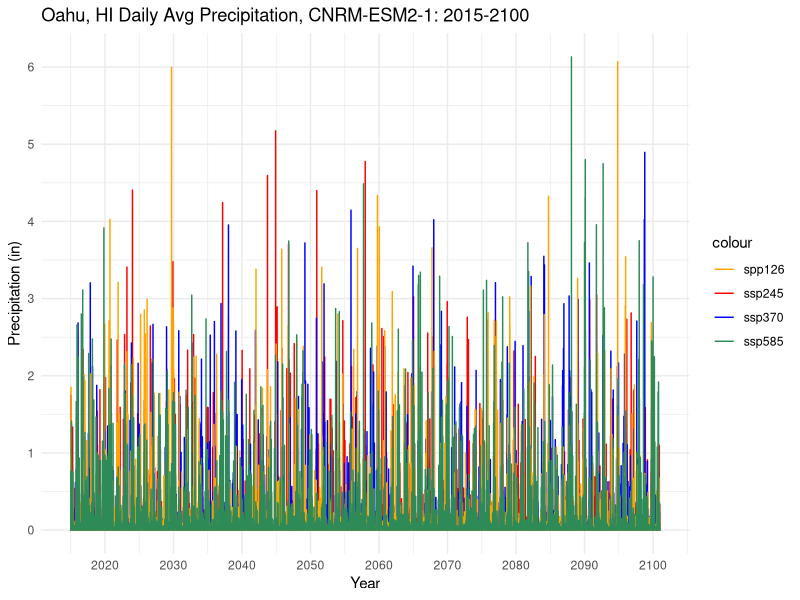
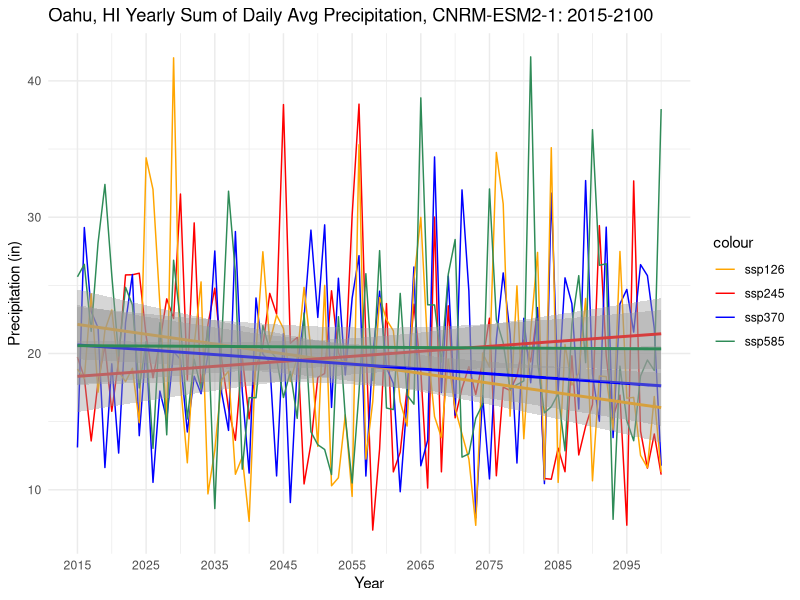
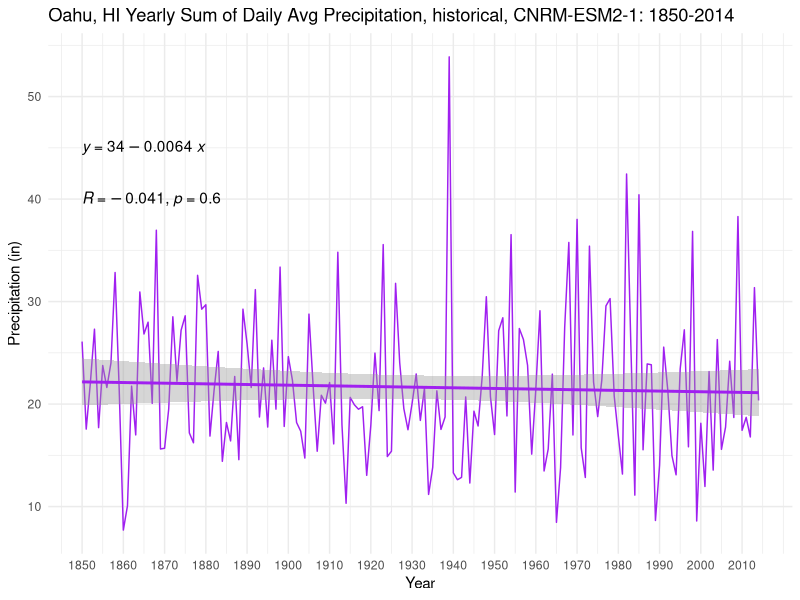
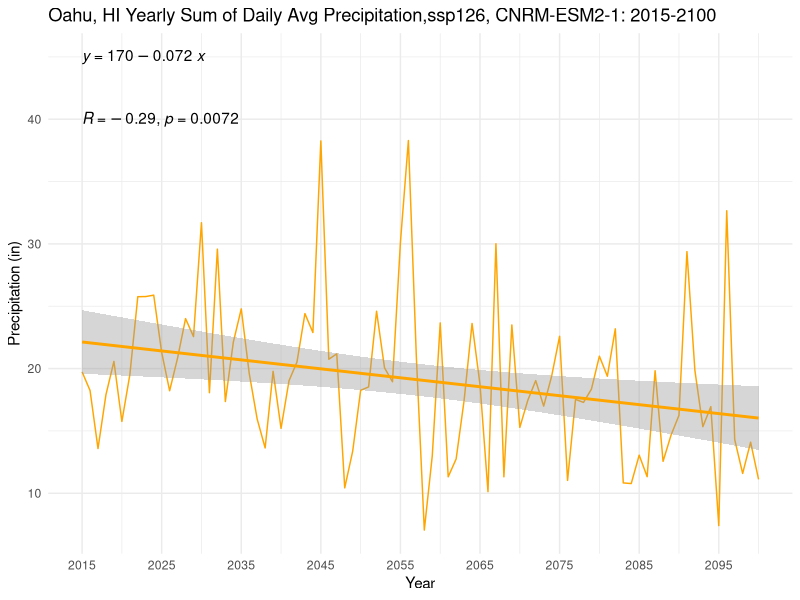
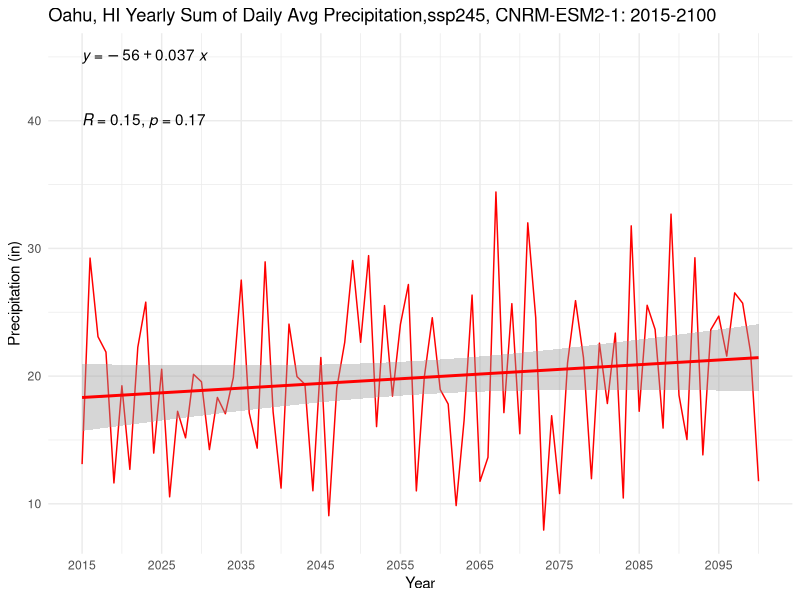
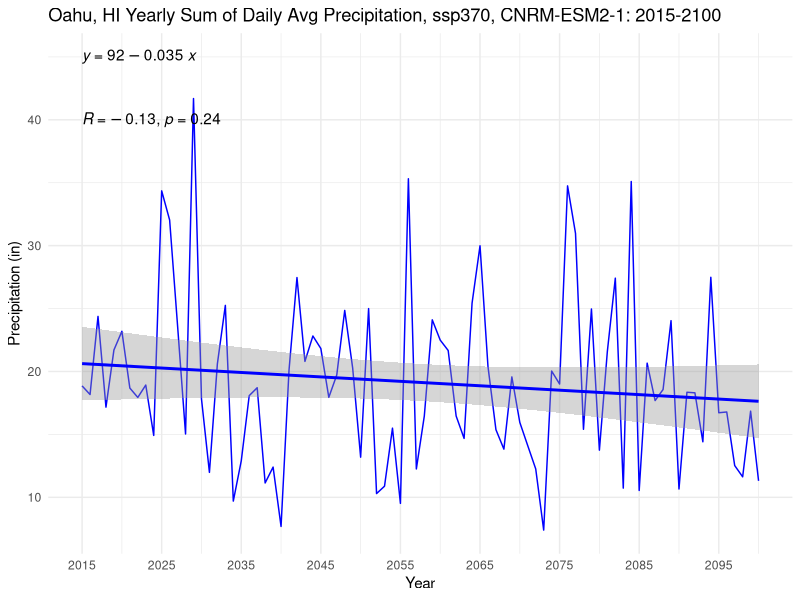
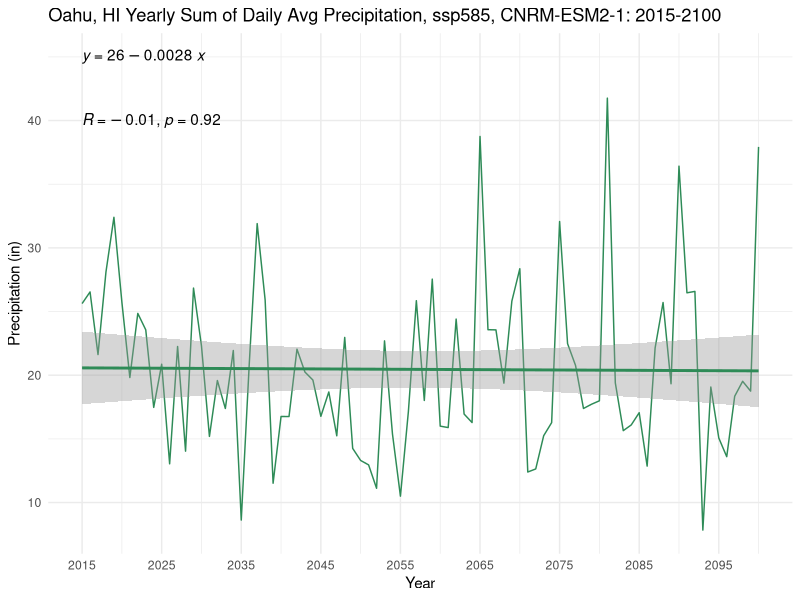
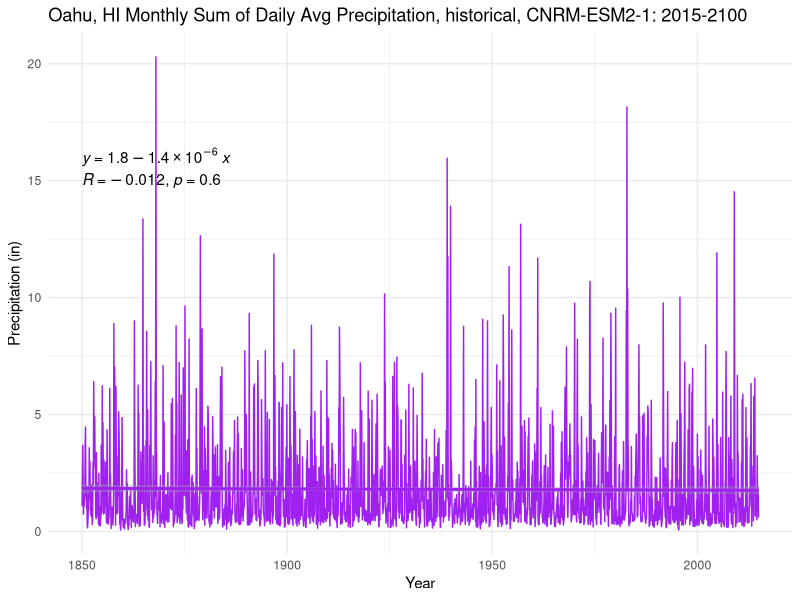

Generate these figures, in order, with R: (Note: this script raises an error after producing the figures.)
## ---- chunk 1
knitr::opts_chunk$set(echo = TRUE)
library(tidyverse)
library(here)
library(lubridate)
library(ggpubr)
library(zoo)
## ---- chunk 2
## Note: these data are from climate model CNRM-ESM2-1 (France)
## daily avgs
historical_avg = read.csv(here("climate_change_data", "CNRM_daily_avg","oahu_historical_1850_2014_avg.csv")) %>%  
  rename(date = dayofyear, pcp = pr) 
ssp126_avg = read.csv(here("climate_change_data", "CNRM_daily_avg","oahu_ssp126_2015_2100_avg.csv")) %>% 
  rename(date = dayofyear, pcp = pr) 
ssp245_avg = read.csv(here("climate_change_data","CNRM_daily_avg","oahu_ssp245_2015_2100_avg.csv")) %>% 
  rename(date = dayofyear, pcp = pr) 
ssp370_avg = read.csv(here("climate_change_data","CNRM_daily_avg","oahu_ssp370_2015_2100_avg.csv")) %>% 
  rename(date = dayofyear, pcp = pr)
ssp585_avg = read.csv(here("climate_change_data","CNRM_daily_avg","oahu_ssp585_2015_2100_avg.csv")) %>% 
  rename(date = dayofyear, pcp = pr)

## daily totals
historical_tot = read.csv(here("climate_change_data","CNRM_daily_tot","oahu_historical_1850_2014_total.csv")) %>%  
  rename(date = dayofyear, pcp = pr) 
ssp126_tot = read.csv(here("climate_change_data","CNRM_daily_tot","oahu_ssp126_2015_2100_total.csv")) %>% 
  rename(date = dayofyear, pcp = pr) 
ssp245_tot = read.csv(here("climate_change_data","CNRM_daily_tot","oahu_ssp245_2015_2100_total.csv")) %>% 
  rename(date = dayofyear, pcp = pr) 
ssp370_tot = read.csv(here("climate_change_data","CNRM_daily_tot","oahu_ssp370_2015_2100_total.csv")) %>% 
  rename(date = dayofyear, pcp = pr)
ssp585_tot = read.csv(here("climate_change_data","CNRM_daily_tot","oahu_ssp585_2015_2100_total.csv")) %>% 
  rename(date = dayofyear, pcp = pr)

## convert date column to year, month, day components using luberdate package
historical_avg$date <- ymd(historical_avg$date)
ssp126_avg$date <- ymd(ssp126_avg$date)
ssp245_avg$date <- ymd(ssp245_avg$date)
ssp370_avg$date <- ymd(ssp370_avg$date)
ssp585_avg$date <- ymd(ssp585_avg$date)

historical_tot$date <- ymd(historical_tot$date)
ssp126_tot$date <- ymd(ssp126_tot$date)
ssp245_tot$date <- ymd(ssp245_tot$date)
ssp370_tot$date <- ymd(ssp370_tot$date)
ssp585_tot$date <- ymd(ssp585_tot$date)
## ---- chunk 3
daily_avg_proj <- 
  ggplot() +
  geom_line(data = ssp126_avg, aes(x=date, y=pcp, color="orange"), size = 0.5) + 
  geom_line(data = ssp245_avg, aes(x=date, y=pcp, color="red"), size = 0.5) +
  geom_line(data = ssp370_avg, aes(x=date, y=pcp, color = "blue"), size = 0.5) +
  geom_line(data = ssp585_avg, aes(x=date, y=pcp, color = "seagreen"), size = 0.5) + 
  theme_minimal() + 
  scale_y_continuous(breaks=seq(0,7,1)) +
  scale_x_date(date_breaks = "10 years", date_labels = "%Y") +
  ggtitle("Oahu, HI Daily Avg Precipitation, CNRM-ESM2-1: 2015-2100") +
   labs(x = "Year",
       y = "Precipitation (in)") +
  scale_color_manual(values = c("orange", "red", "blue", "seagreen"), labels = c("spp126", "ssp245", "ssp370", "ssp585"))

daily_avg_proj

## ---- chunk 4
# add seperate columns for year, month and day for avg daily data 
historical_avg <- historical_avg %>% 
  mutate(year = year(date)) %>% 
  mutate(month = month(date)) %>% 
  mutate(day = day(date))

ssp126_avg <- ssp126_avg %>% 
  mutate(year = year(date)) %>% 
  mutate(month = month(date)) %>% 
  mutate(day = day(date))

ssp245_avg <- ssp245_avg %>% 
  mutate(year = year(date)) %>% 
  mutate(month = month(date)) %>% 
  mutate(day = day(date))

ssp370_avg <- ssp370_avg %>% 
  mutate(year = year(date)) %>% 
  mutate(month = month(date)) %>% 
  mutate(day = day(date))

ssp585_avg <- ssp585_avg  %>% 
  mutate(year = year(date)) %>% 
  mutate(month = month(date)) %>% 
  mutate(day = day(date))


# group by yearly sum of pcp 
historical_yearly_avg <- historical_avg %>% 
  group_by(year) %>% 
  mutate(sum = sum(pcp)) %>% 
  select(year, sum) %>% 
  distinct()

historical_yearly_avg$year <- as.numeric(historical_yearly_avg$year) 


# group by yearly sum of pcp 
ssp126_yearly_avg <- ssp126_avg %>% 
  group_by(year) %>% 
  mutate(sum = sum(pcp)) %>% 
  select(year, sum) %>% 
  distinct()

ssp126_yearly_avg$year <- as.numeric(ssp126_yearly_avg$year) 

# group by yearly sum of pcp 
ssp245_yearly_avg <- ssp245_avg %>% 
  group_by(year) %>% 
  mutate(sum = sum(pcp)) %>% 
  select(year, sum) %>% 
  distinct()

ssp245_yearly_avg$year <- as.numeric(ssp245_yearly_avg$year) 

# group by yearly sum of pcp 
ssp370_yearly_avg <- ssp370_avg %>% 
  group_by(year) %>% 
  mutate(sum = sum(pcp)) %>% 
  select(year, sum) %>% 
  distinct()

ssp370_yearly_avg$year <- as.numeric(ssp370_yearly_avg$year) 

# group by yearly sum of pcp 
ssp585_yearly_avg <- ssp585_avg %>% 
  group_by(year) %>% 
  mutate(sum = sum(pcp)) %>% 
  select(year, sum) %>% 
  distinct()

ssp585_yearly_avg$year <- as.numeric(ssp585_yearly_avg$year) 


# group by month (and associated year) sum of pcp
historical_monthly_avg <- historical_avg %>% 
  group_by(month,year) %>% 
  mutate(sum = sum(pcp)) %>% 
  select(month, year, sum) %>% 
  distinct()

historical_monthly_avg$date <- format(as.Date(paste(historical_monthly_avg$year, historical_monthly_avg$month, 01), "%Y %m %d"), "%m-%Y")

historical_monthly_avg$date <- my(historical_monthly_avg$date)


# group by month (and associated year) sum of pcp
ssp126_monthly_avg <- ssp126_avg %>% 
  group_by(month,year) %>% 
  mutate(sum = sum(pcp)) %>% 
  select(month, year, sum) %>% 
  distinct()

ssp126_monthly_avg$date <- format(as.Date(paste(ssp126_monthly_avg$year, ssp126_monthly_avg$month, 01), "%Y %m %d"), "%m-%Y")

ssp126_monthly_avg$date <- my(ssp126_monthly_avg$date)


# group by month (and associated year) sum of pcp
ssp245_monthly_avg <- ssp245_avg %>% 
  group_by(month,year) %>% 
  mutate(sum = sum(pcp)) %>% 
  select(month, year, sum) %>% 
  distinct()

ssp245_monthly_avg$date <- format(as.Date(paste(ssp245_monthly_avg$year, ssp245_monthly_avg$month, 01), "%Y %m %d"), "%m-%Y")

ssp245_monthly_avg$date <- my(ssp245_monthly_avg$date)

# group by yearly sum of daily avg pcp 
ssp370_monthly_avg <- ssp370_avg %>% 
  group_by(month,year) %>% 
  mutate(sum = sum(pcp)) %>% 
  select(month, year, sum) %>% 
  distinct() 
  
ssp370_monthly_avg$date <- format(as.Date(paste(ssp370_monthly_avg$year, ssp370_monthly_avg$month, 01), "%Y %m %d"), "%m-%Y")

ssp370_monthly_avg$date <- my(ssp370_monthly_avg$date)

# group by yearly sum of daily avg pcp 
ssp585_monthly_avg <- ssp585_avg %>% 
  group_by(month,year) %>% 
  mutate(sum = sum(pcp)) %>% 
  select(month, year, sum) %>% 
  distinct() 
  
ssp585_monthly_avg$date <- format(as.Date(paste(ssp585_monthly_avg$year, ssp585_monthly_avg$month, 01), "%Y %m %d"), "%m-%Y")

ssp585_monthly_avg$date <- my(ssp585_monthly_avg$date)

## ---- chunk 5
## all three ssps 
yearly_avg_proj <- 
  ggplot() +
  geom_line(data = ssp126_yearly_avg, aes(x=year, y=sum, color="orange"), size = 0.5) + 
  geom_line(data = ssp245_yearly_avg, aes(x=year, y=sum, color="red"), size = 0.5) +
  geom_line(data = ssp370_yearly_avg, aes(x=year, y=sum, color = "blue"), size = 0.5) +
  geom_line(data = ssp585_yearly_avg, aes(x=year, y=sum, color = "seagreen"), size = 0.5) +
  theme_minimal() + 
  scale_y_continuous(breaks=seq(0,50,10)) +
  scale_x_continuous(breaks=seq(2015,2100,10)) + 
  # scale_x_date(date_breaks = "5 years", date_labels = "%Y") +
  ggtitle("Oahu, HI Yearly Sum of Daily Avg Precipitation, CNRM-ESM2-1: 2015-2100") + 
  scale_color_manual(values = c("orange", "red", "blue", "seagreen"), labels = c("ssp126", "ssp245", "ssp370", "ssp585")) +
  labs(x = "Year",
       y = "Precipitation (in)") +
  geom_smooth(data = ssp126_yearly_avg, aes(x=year, y=sum), method='lm', formula = y~x, color = "orange") + 
  geom_smooth(data = ssp245_yearly_avg, aes(x=year, y=sum), method='lm', formula = y~x, color = "red") + 
  geom_smooth(data = ssp370_yearly_avg, aes(x=year, y=sum), method='lm', formula = y~x, color = "blue") + 
  geom_smooth(data = ssp585_yearly_avg, aes(x=year, y=sum), method='lm', formula = y~x, color = "seagreen") + 
  stat_regline_equation(label.y = 45) +
  stat_cor(label.y = 40)

yearly_avg_proj

## historical 
historical_yearly_avg_plot <- 
  ggplot(data = historical_yearly_avg, aes(x=year, y=sum)) +
  geom_line(size = 0.5,color="purple") +
  theme_minimal() + 
  scale_y_continuous(breaks=seq(0,50,10)) +
  scale_x_continuous(breaks=seq(1850,2015,10)) + 
  ggtitle("Oahu, HI Yearly Sum of Daily Avg Precipitation, historical, CNRM-ESM2-1: 1850-2014") + 
  geom_smooth(method='lm', formula = y~x, color = "purple") +
  stat_regline_equation(label.y = 45) +
  stat_cor(label.y = 40) +
   labs(x = "Year",
       y = "Precipitation (in)")

historical_yearly_avg_plot


## ssp126
ssp126_yearly_avg_plot <- 
  ggplot(data = ssp126_yearly_avg, aes(x=year, y=sum)) +
  geom_line(size = 0.5,color="orange") +
  theme_minimal() + 
  scale_y_continuous(breaks=seq(0,50,10)) +
  scale_x_continuous(breaks=seq(2015,2100,10)) + 
  ggtitle("Oahu, HI Yearly Sum of Daily Avg Precipitation,ssp126, CNRM-ESM2-1: 2015-2100") + 
  geom_smooth(method='lm', formula = y~x, color = "orange") +
  stat_regline_equation(label.y = 45) +
  stat_cor(label.y = 40) +
   labs(x = "Year",
       y = "Precipitation (in)")

ssp126_yearly_avg_plot


## ssp245
ssp245_yearly_avg_plot <- 
  ggplot(data = ssp245_yearly_avg, aes(x=year, y=sum)) +
  geom_line(size = 0.5,color="red") +
  theme_minimal() + 
  scale_y_continuous(breaks=seq(0,50,10)) +
  scale_x_continuous(breaks=seq(2015,2100,10)) + 
  ggtitle("Oahu, HI Yearly Sum of Daily Avg Precipitation,ssp245, CNRM-ESM2-1: 2015-2100") + 
  geom_smooth(method='lm', formula = y~x, color = "red") +
  stat_regline_equation(label.y = 45) +
  stat_cor(label.y = 40) +
   labs(x = "Year",
       y = "Precipitation (in)")

ssp245_yearly_avg_plot
  
## ssp370
ssp370_yearly_avg_plot <- 
  ggplot(data = ssp370_yearly_avg, aes(x=year, y=sum)) +
  geom_line(size = 0.5,color="blue") +
  theme_minimal() + 
  scale_y_continuous(breaks=seq(0,50,10)) +
  scale_x_continuous(breaks=seq(2015,2100,10)) + 
  ggtitle("Oahu, HI Yearly Sum of Daily Avg Precipitation, ssp370, CNRM-ESM2-1: 2015-2100") + 
  geom_smooth(method='lm', formula = y~x, color = "blue") +
  stat_regline_equation(label.y = 45) +
  stat_cor(label.y = 40) +
   labs(x = "Year",
       y = "Precipitation (in)")

ssp370_yearly_avg_plot

## ssp585
ssp585_yearly_avg_plot <- 
  ggplot(data = ssp585_yearly_avg, aes(x=year, y=sum)) +
  geom_line(size = 0.5,color="seagreen") +
  theme_minimal() + 
  scale_y_continuous(breaks=seq(0,50,10)) +
  scale_x_continuous(breaks=seq(2015,2100,10)) + 
  ggtitle("Oahu, HI Yearly Sum of Daily Avg Precipitation, ssp585, CNRM-ESM2-1: 2015-2100") + 
  geom_smooth(method='lm', formula = y~x, color = "seagreen") +
  stat_regline_equation(label.y = 45) +
  stat_cor(label.y = 40) +
   labs(x = "Year",
       y = "Precipitation (in)")

ssp585_yearly_avg_plot
## ---- chunk 6
## historical monthly 
historical_monthly_avg_plot <- 
  ggplot(data = historical_monthly_avg, aes(x=date, y=sum)) +
  geom_line(size = 0.5,color="purple") +
  theme_minimal() + 
  scale_y_continuous(breaks=seq(0,20,5)) +
  #scale_x_continuous(breaks=seq(2015,2100,10)) + 
  ggtitle("Oahu, HI Monthly Sum of Daily Avg Precipitation, historical, CNRM-ESM2-1: 2015-2100") + 
  geom_smooth(method='lm', formula = y~x, color = "purple") +
  stat_regline_equation(label.y = 16) +
  stat_cor(label.y = 15) +
   labs(x = "Year",
       y = "Precipitation (in)")

historical_monthly_avg_plot


## ssp126 monthly 
ssp126_monthly_avg_plot <- 
  ggplot(data = ssp126_monthly_avg, aes(x=date, y=sum)) +
  geom_line(size = 0.5,color="orange") +
  theme_minimal() + 
  scale_y_continuous(breaks=seq(0,20,5)) +
  #scale_x_continuous(breaks=seq(2015,2100,10)) + 
  ggtitle("Oahu, HI Monthly Sum of Daily Avg Precipitation, ssp126, CNRM-ESM2-1: 2015-2100") + 
  geom_smooth(method='lm', formula = y~x, color = "orange") +
  stat_regline_equation(label.y = 16) +
  stat_cor(label.y = 15) +
   labs(x = "Year",
       y = "Precipitation (in)")

ssp126_monthly_avg_plot

## ssp245 monthly 
ssp245_monthly_avg_plot <- 
  ggplot(data = ssp245_monthly_avg, aes(x=date, y=sum)) +
  geom_line(size = 0.5,color="red") +
  theme_minimal() + 
  scale_y_continuous(breaks=seq(0,20,5)) +
  #scale_x_continuous(breaks=seq(2015,2100,10)) + 
  ggtitle("Oahu, HI Monthly Sum of Daily Avg Precipitation, ssp245, CNRM-ESM2-1: 2015-2100") + 
  geom_smooth(method='lm', formula = y~x, color = "red") +
  stat_regline_equation(label.y = 16) +
  stat_cor(label.y = 15) +
   labs(x = "Year",
       y = "Precipitation (in)")

ssp245_monthly_avg_plot

## ssp370 monthly
ssp370_monthly_avg_plot <- 
  ggplot(data = ssp370_monthly_avg, aes(x=date, y=sum)) +
  geom_line(size = 0.5,color="blue") +
  theme_minimal() + 
  scale_y_continuous(breaks=seq(0,20,5)) +
  #scale_x_continuous(breaks=seq(2015,2100,10)) + 
  ggtitle("Oahu, HI Monthly Sum of Daily Avg Precipitation, ssp370, CNRM-ESM2-1: 2015-2100") + 
  geom_smooth(method='lm', formula = y~x, color = "blue") +
  stat_regline_equation(label.y = 16) +
  stat_cor(label.y = 15) +
   labs(x = "Year",
       y = "Precipitation (in)")

ssp370_monthly_avg_plot

## ssp585 monthly
ssp585_monthly_avg_plot <- 
  ggplot(data = ssp585_monthly_avg, aes(x=date, y=sum)) +
  geom_line(size = 0.5,color="seagreen") +
  theme_minimal() + 
  scale_y_continuous(breaks=seq(0,20,5)) +
  #scale_x_continuous(breaks=seq(2015,2100,10)) + 
  ggtitle("Oahu, HI Monthly Sum of Daily Avg Precipitation, ssp585, CNRM-ESM2-1: 2015-2100") + 
  geom_smooth(method='lm', formula = y~x, color = "seagreen") +
  stat_regline_equation(label.y = 16) +
  stat_cor(label.y = 15) + 
   labs(x = "Year",
       y = "Precipitation (in)")

ssp585_monthly_avg_plot
## ---- chunk 7
monthly_avg_proj <- 
  ggplot() +
  geom_line(data = ssp126_monthly_avg, aes(x=date, y=sum, color= "orange"), size = 0.5) + 
  geom_line(data = ssp245_monthly_avg, aes(x=date, y=sum, color= "red"), size = 0.5) +
  geom_line(data = ssp370_monthly_avg, aes(x=date, y=sum, color = "blue"), size = 0.5) +
  geom_line(data = ssp585_monthly_avg, aes(x=date, y=sum, color = "seagreen"), size = 0.5) +
  theme_minimal() + 
  scale_y_continuous(breaks=seq(0,20,5)) +
  #scale_x_continuous(breaks=seq(2015,2100,10)) + 
  # scale_x_date(date_breaks = "5 years", date_labels = "%Y") +
  ggtitle("Oahu, HI Monthly Sum of Daily Avg Precipitation, CNRM-ESM2-1: 2015-2100") + 
  scale_color_manual(values = c("orange", "red", "blue", "seagreen"), labels = c("ssp126", "ssp245", "ssp370", "ssp585")) +
  labs(x = "Year",
       y = "Precipitation (in)") 

monthly_avg_proj
## ---- chunk 8
# ggsave("img/daily_avg_proj.png", daily_avg_proj, height = 5, width = 7, dpi = 320)
# ggsave("img/yearly_avg_proj.png", yearly_avg_proj, height = 5, width = 7, dpi = 320)
# ggsave("img/monthly_avg_proj.png", monthly_avg_proj, height = 5, width = 7, dpi = 320)
# ggsave("img/ssp245_yearly_plot.png", ssp245_yearly_plot, height = 5, width = 7, dpi = 320)
# ggsave("img/ssp370_yearly_plot.png", ssp370_yearly_plot, height = 5, width = 7, dpi = 320)
# ggsave("img/ssp585_yearly_plot.png", ssp585_yearly_plot, height = 5, width = 7, dpi = 320)
# ggsave("img/ssp245_monthly_plot.png", ssp245_monthly_plot, height = 5, width = 7, dpi = 320)
# ggsave("img/ssp370_monthly_plot.png", ssp370_monthly_plot, height = 5, width = 7, dpi = 320)
# ggsave("img/ssp585_monthly_plot.png", ssp585_monthly_plot, height = 5, width = 7, dpi = 320)
## ---- chunk 9
daily_tot_proj <- 
  ggplot() +
  geom_line(data = historical_tot, aes(x=date, y=pcp, color= "black"), size = 0.5) + 
  geom_line(data = ssp126_tot, aes(x=date, y=pcp, color="orange"), size = 0.5) + 
  geom_line(data = ssp245_tot, aes(x=date, y=pcp, color="red"), size = 0.5) +
  geom_line(data = ssp370_tot, aes(x=date, y=pcp, color = "blue"), size = 0.5) +
  geom_line(data = ssp585_tot, aes(x=date, y=pcp, color = "seagreen"), size = 0.5) + 
  theme_minimal() + 
  scale_y_continuous(breaks=seq(0,50,10)) +
  scale_x_date(date_breaks = "20 years", date_labels = "%Y") +
  ggtitle("Oahu, HI Daily Total Precipitation, CNRM-ESM2-1: 1850-2100") +
   labs(x = "Year",
       y = "Precipitation (in)") +
  scale_color_manual(values = c("black", "orange", "red", "blue", "seagreen", "purple"), 
                     labels = c("historical" , "spp126", "ssp245", "ssp370", "ssp585")) +
  theme(legend.title=element_blank())+
    theme(legend.position="bottom")

daily_tot_proj

## ---- chunk 10
# add seperate columns for year, month and day
historical_tot <- historical_tot %>% 
  mutate(year = year(date)) %>% 
  mutate(month = month(date)) %>% 
  mutate(day = day(date))

ssp126_tot <- ssp126_tot %>% 
  mutate(year = year(date)) %>% 
  mutate(month = month(date)) %>% 
  mutate(day = day(date))

ssp245_tot <- ssp245_tot %>% 
  mutate(year = year(date)) %>% 
  mutate(month = month(date)) %>% 
  mutate(day = day(date))

ssp370_tot <- ssp370_tot %>% 
  mutate(year = year(date)) %>% 
  mutate(month = month(date)) %>% 
  mutate(day = day(date))

ssp585_tot <- ssp585_tot  %>% 
  mutate(year = year(date)) %>% 
  mutate(month = month(date)) %>% 
  mutate(day = day(date))


# group by yearly sum of pcp 
historical_tot_yearly <- historical_tot %>% 
  group_by(year) %>% 
  mutate(sum = sum(pcp)) %>% 
  select(year, sum) %>% 
  distinct()

historical_tot_yearly$year <- as.numeric(historical_tot_yearly$year) 


# group by yearly sum of pcp 
ssp126_tot_yearly <- ssp126_tot %>% 
  group_by(year) %>% 
  mutate(sum = sum(pcp)) %>% 
  select(year, sum) %>% 
  distinct()

ssp126_tot_yearly$year <- as.numeric(ssp126_tot_yearly$year) 

# group by yearly sum of pcp 
ssp245_tot_yearly <- ssp245_tot %>% 
  group_by(year) %>% 
  mutate(sum = sum(pcp)) %>% 
  select(year, sum) %>% 
  distinct()

ssp245_tot_yearly$year <- as.numeric(ssp245_tot_yearly$year) 

# group by yearly sum of pcp 
ssp370_tot_yearly <- ssp370_tot %>% 
  group_by(year) %>% 
  mutate(sum = sum(pcp)) %>% 
  select(year, sum) %>% 
  distinct()

ssp370_tot_yearly$year <- as.numeric(ssp370_tot_yearly$year) 

# group by yearly sum of pcp 
ssp585_tot_yearly <- ssp585_tot %>% 
  group_by(year) %>% 
  mutate(sum = sum(pcp)) %>% 
  select(year, sum) %>% 
  distinct()

ssp585_tot_yearly$year <- as.numeric(ssp585_tot_yearly$year) 


# group by month (and associated year) sum of pcp
historical_tot_monthly <- historical_tot %>% 
  group_by(month,year) %>% 
  mutate(sum = sum(pcp)) %>% 
  select(month, year, sum) %>% 
  distinct()

historical_tot_monthly$date <- format(as.Date(paste(historical_tot_monthly$year, historical_tot_monthly$month, 01), "%Y %m %d"), "%m-%Y")

historical_tot_monthly$date <- my(historical_tot_monthly$date)


# group by month (and associated year) sum of pcp
ssp126_tot_monthly <- ssp126_tot %>% 
  group_by(month,year) %>% 
  mutate(sum = sum(pcp)) %>% 
  select(month, year, sum) %>% 
  distinct()

ssp126_tot_monthly$date <- format(as.Date(paste(ssp126_tot_monthly$year, ssp126_tot_monthly$month, 01), "%Y %m %d"), "%m-%Y")

ssp126_tot_monthly$date <- my(ssp126_tot_monthly$date)


# group by month (and associated year) sum of pcp
ssp245_tot_monthly <- ssp245_tot %>% 
  group_by(month,year) %>% 
  mutate(sum = sum(pcp)) %>% 
  select(month, year, sum) %>% 
  distinct()

ssp245_tot_monthly$date <- format(as.Date(paste(ssp245_tot_monthly$year, ssp245_tot_monthly$month, 01), "%Y %m %d"), "%m-%Y")

ssp245_tot_monthly$date <- my(ssp245_tot_monthly$date)

# group by yearly sum of daily avg pcp 
ssp370_tot_monthly <- ssp370_tot %>% 
  group_by(month,year) %>% 
  mutate(sum = sum(pcp)) %>% 
  select(month, year, sum) %>% 
  distinct() 
  
ssp370_tot_monthly$date <- format(as.Date(paste(ssp370_tot_monthly$year, ssp370_tot_monthly$month, 01), "%Y %m %d"), "%m-%Y")

ssp370_tot_monthly$date <- my(ssp370_tot_monthly$date)

# group by yearly sum of daily avg pcp 
ssp585_tot_monthly <- ssp585_tot %>% 
  group_by(month,year) %>% 
  mutate(sum = sum(pcp)) %>% 
  select(month, year, sum) %>% 
  distinct() 
  
ssp585_tot_monthly$date <- format(as.Date(paste(ssp585_tot_monthly$year, ssp585_tot_monthly$month, 01), "%Y %m %d"), "%m-%Y")

ssp585_tot_monthly$date <- my(ssp585_tot_monthly$date)
## ---- chunk 11
## all three ssps plotted below
yearly_sum_proj <- 
  ggplot() +
  geom_line(data = historical_tot_yearly, aes(x=year, y=sum, color="black"), size = 0.5) +
  geom_line(data = ssp126_tot_yearly, aes(x=year, y=sum, color="orange"), size = 0.5) + 
  geom_line(data = ssp245_tot_yearly, aes(x=year, y=sum, color="red"), size = 0.5) +
  geom_line(data = ssp370_tot_yearly, aes(x=year, y=sum, color = "blue"), size = 0.5) +
  geom_line(data = ssp585_tot_yearly, aes(x=year, y=sum, color = "seagreen"), size = 0.5) +
  theme_minimal() + 
  scale_y_continuous(breaks=seq(0,450,50)) +
  scale_x_continuous(breaks=seq(1850,2100,50)) + 
  ggtitle("Oahu, HI Yearly Total Precipitation, CNRM-ESM2-1: 1850-2100") + 
  scale_color_manual(values = c("black", "orange", "red", "blue", "seagreen"), labels = c("historical", "ssp126", "ssp245", "ssp370", "ssp585")) +
  labs(x = "Year",
       y = "Precipitation (in)") +
  geom_smooth(data = historical_tot_yearly, aes(x=year, y=sum), method='lm', formula = y~x, color = "black") +
  geom_smooth(data = ssp126_tot_yearly, aes(x=year, y=sum), method='lm', formula = y~x, color = "orange") + 
  geom_smooth(data = ssp245_tot_yearly, aes(x=year, y=sum), method='lm', formula = y~x, color = "red") + 
  geom_smooth(data = ssp370_tot_yearly, aes(x=year, y=sum), method='lm', formula = y~x, color = "blue") + 
  geom_smooth(data = ssp585_tot_yearly, aes(x=year, y=sum), method='lm', formula = y~x, color = "seagreen") +
  theme(legend.title=element_blank())+
    theme(legend.position="bottom")

yearly_sum_proj
## ---- chunk 12
# all three ssps 
monthly_sum_proj <- 
  ggplot() +
  geom_line(data = historical_tot_monthly, aes(x=date, y=sum, color="black"), size = 0.5) +
  geom_line(data = ssp126_tot_monthly, aes(x=date, y=sum, color="orange"), size = 0.5) + 
  geom_line(data = ssp245_tot_monthly, aes(x=date, y=sum, color="red"), size = 0.5) +
  geom_line(data = ssp370_tot_monthly, aes(x=date, y=sum, color = "blue"), size = 0.5) +
  geom_line(data = ssp585_tot_monthly, aes(x=date, y=sum, color = "seagreen"), size = 0.5) +
  theme_minimal() + 
  scale_y_continuous(breaks=seq(0,300,50)) +
 scale_x_date(date_breaks = "50 years", date_labels = "%Y") +
  ggtitle("Oahu, HI Monthly Total Precipitation, CNRM-ESM2-1: 1850-2100") + 
  scale_color_manual(values = c("black", "orange", "red", "blue", "seagreen"), labels = c("historical", "ssp126", "ssp245", "ssp370", "ssp585")) +
  labs(x = "Year",
       y = "Precipitation (in)") +
  # geom_smooth(data = historical_tot_monthly, aes(x=date, y=sum), method='lm', formula = y~x, color = "black") +
  # geom_smooth(data = ssp126_tot_monthly, aes(x=date, y=sum), method='lm', formula = y~x, color = "orange") + 
  # geom_smooth(data = ssp245_tot_monthly, aes(x=date, y=sum), method='lm', formula = y~x, color = "red") + 
  # geom_smooth(data = ssp370_tot_monthly, aes(x=date, y=sum), method='lm', formula = y~x, color = "blue") + 
  # geom_smooth(data = ssp585_tot_monthly, aes(x=date, y=sum), method='lm', formula = y~x, color = "seagreen") +
  theme(legend.title=element_blank())+
    theme(legend.position="bottom")

monthly_sum_proj
## ---- chunk 13
## merge the data frames together 
daily_tot_prec_merge1 <- ssp126_tot_2020_2050 %>% right_join(ssp245_tot_2020_2050, by = c("date")) 
daily_tot_prec_merge2 <- daily_tot_prec_merge1 %>%  right_join(ssp370_tot_2020_2050, by = c("date"))
daily_tot_prec_merge_fin <- daily_tot_prec_merge2 %>% right_join(ssp585_tot_2020_2050,by = c("date")) %>% 
  select(date, year.x, month.x, day.x, pcp.x, pcp.y, pcp.x.x, pcp.y.y) %>% 
  rename(year = year.x,
         month = month.x,
         day = day.x,
         ssp126_pcp=pcp.x,
         ssp245_pcp=pcp.y,
         ssp370_pcp = pcp.x.x ,
         ssp585_pcp = pcp.y.y )

historical_tot_1984_2014_rename <- historical_tot_1984_2014 %>% 
  rename(hist_date = date,
         hist_pcp = pcp,
         hist_year = year,
         hist_month = month,
         hist_day = day)

merge_his_proj <- cbind(daily_tot_prec_merge_fin, historical_tot_1984_2014_rename) 

ratio_df <- merge_his_proj %>% 
  mutate(ssp126_hist = ssp126_pcp/hist_pcp,
         ssp245_hist = ssp245_pcp/hist_pcp,
         ssp370_hist = ssp370_pcp/hist_pcp,
         ssp585_hist = ssp585_pcp/hist_pcp) %>% 
  select(date, ssp126_hist,ssp245_hist, ssp370_hist, ssp585_hist) %>% 
  pivot_longer(cols = ssp126_hist:ssp585_hist,
               names_to = c("ssp"),
               values_to = "fut_hist_ratio")

ggplot(data = ratio_df, aes(x=date, y=fut_hist_ratio,  group=ssp)) +
  geom_boxplot() +
  facet_wrap(~ssp)
  scale_y_continuous(limits = c(0,0.0e+00))
## ---- chunk 14
merge_his_proj_filt_dec19 <- merge_his_proj %>% 
  filter(month == "12") %>% 
  filter(day == "19") %>% 
  group_by(month,day) %>% 
  mutate(ssp126_pcp_avg = mean(ssp126_pcp),
         ssp245_pcp_avg = mean(ssp245_pcp),
         ssp370_pcp_avg = mean(ssp370_pcp),
         ssp585_pcp_avg = mean(ssp585_pcp),
         hist_pcp_avg = mean(hist_pcp)) %>% 
  select(month,day,ssp126_pcp_avg,ssp245_pcp_avg,ssp370_pcp_avg, ssp585_pcp_avg, hist_pcp_avg ) %>% 
  distinct()


merge_his_proj_filt_dec19 <- merge_his_proj_filt_dec19 %>% 
  mutate(ssp126_hist = ssp126_pcp_avg/hist_pcp_avg,
         ssp245_hist = ssp245_pcp_avg/hist_pcp_avg,
         ssp370_hist = ssp370_pcp_avg/hist_pcp_avg,
         ssp585_hist = ssp585_pcp_avg/hist_pcp_avg) %>% 
  select(month, day, ssp126_hist,ssp245_hist, ssp370_hist, ssp585_hist) %>% 
  pivot_longer(cols = ssp126_hist:ssp585_hist,
               names_to = c("ssp"),
               values_to = "fut_hist_ratio")

proj_hist_dec19_cnrm <- ggplot(data = merge_his_proj_filt_dec19, aes(x=ssp, y=fut_hist_ratio)) +
  geom_point(size=2) +
  theme_minimal() +
  labs(x="Shared Socioeconomic Pathways (ssp)", 
       y="Future Projection/Historical Daily Total Average Ratio (Dec 19)", 
       caption = "Climate Model: CNRM-ESM2-1") +
    theme(text = element_text(size=15)) +
  scale_x_discrete(labels=c("ssp126_hist" = "ssp 1-2.6", 
                            "ssp245_hist" = "ssp 2-4.5",
                              "ssp370_hist" = "ssp 3-7.0",
                            "ssp585_hist" = "ssp 5-8.5")) +
  scale_y_continuous(limits = c(0,3.5))

proj_hist_dec19_cnrm

 # ggsave('proj_hist_dec19_cnrm.png', proj_hist_dec19_cnrm, width = 12, height = 10, units = "in")

## ---- chunk 15
merge_his_proj_filt_mar14 <- merge_his_proj %>% 
  filter(month == "3") %>% 
  filter(day == "14") %>% 
  group_by(month,day) %>% 
  mutate(ssp126_pcp_avg = mean(ssp126_pcp),
         ssp245_pcp_avg = mean(ssp245_pcp),
         ssp370_pcp_avg = mean(ssp370_pcp),
         ssp585_pcp_avg = mean(ssp585_pcp),
         hist_pcp_avg = mean(hist_pcp)) %>% 
  select(month,day,ssp126_pcp_avg,ssp245_pcp_avg,ssp370_pcp_avg, ssp585_pcp_avg, hist_pcp_avg ) %>% 
  distinct()


merge_his_proj_filt_mar14 <- merge_his_proj_filt_mar14 %>% 
  mutate(ssp126_hist = ssp126_pcp_avg/hist_pcp_avg,
         ssp245_hist = ssp245_pcp_avg/hist_pcp_avg,
         ssp370_hist = ssp370_pcp_avg/hist_pcp_avg,
         ssp585_hist = ssp585_pcp_avg/hist_pcp_avg) %>% 
  select(month, day, ssp126_hist,ssp245_hist, ssp370_hist, ssp585_hist) %>% 
  pivot_longer(cols = ssp126_hist:ssp585_hist,
               names_to = c("ssp"),
               values_to = "fut_hist_ratio")

proj_hist_mar14_cnrm <- ggplot(data = merge_his_proj_filt_mar14, aes(x=ssp, y=fut_hist_ratio)) +
  geom_point(size=2) +
  theme_minimal() +
  labs(x="Shared Socioeconomic Pathways (ssp)", 
       y="Future Projection/Historical Daily Total Average Ratio (Mar 14)", 
       caption = "Climate Model: CNRM-ESM2-1") +
    theme(text = element_text(size=15)) +
  scale_x_discrete(labels=c("ssp126_hist" = "ssp 1-2.6", 
                            "ssp245_hist" = "ssp 2-4.5",
                              "ssp370_hist" = "ssp 3-7.0",
                            "ssp585_hist" = "ssp 5-8.5")) +
  scale_y_continuous(limits = c(0,3.5))

proj_hist_mar14_cnrm

 # ggsave('proj_hist_mar14_cnrm.png', proj_hist_mar14_cnrm, width = 12, height = 10, units = "in")

